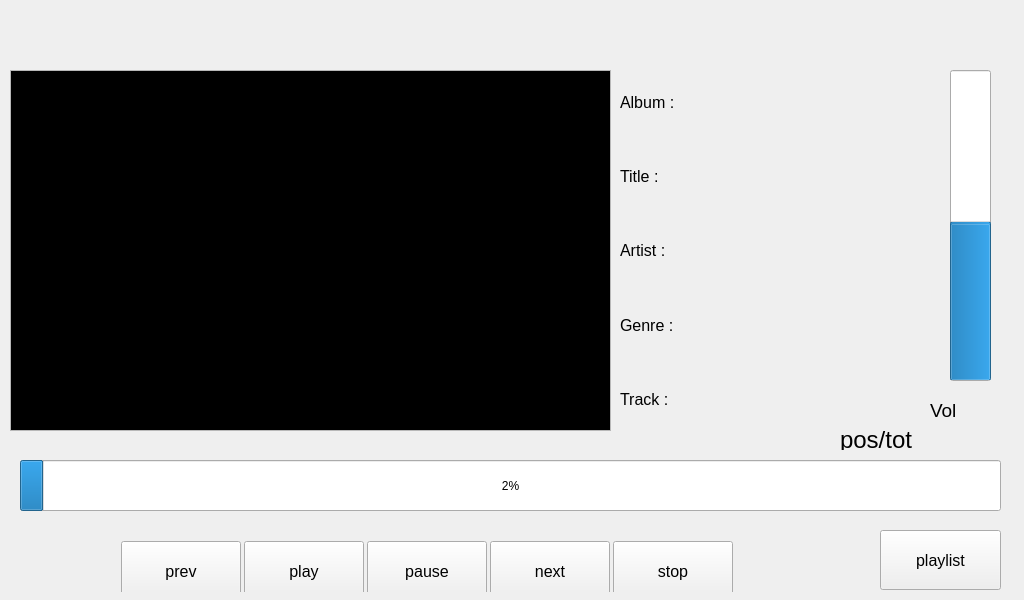
<?xml version="1.0" encoding="UTF-8"?>
<ui version="4.0">
 <class>MainWindow</class>
 <widget class="QMainWindow" name="MainWindow">
  <property name="geometry">
   <rect>
    <x>0</x>
    <y>0</y>
    <width>1024</width>
    <height>600</height>
   </rect>
  </property>
  <property name="mouseTracking">
   <bool>false</bool>
  </property>
  <property name="acceptDrops">
   <bool>false</bool>
  </property>
  <property name="windowTitle">
   <string>AudioPlayer</string>
  </property>
  <widget class="QWidget" name="centralWidget">
   <widget class="QGraphicsView" name="albumArtView">
    <property name="geometry">
     <rect>
      <x>10</x>
      <y>70</y>
      <width>601</width>
      <height>361</height>
     </rect>
    </property>
    <property name="palette">
     <palette>
      <active>
       <colorrole role="Base">
        <brush brushstyle="SolidPattern">
         <color alpha="255">
          <red>0</red>
          <green>0</green>
          <blue>0</blue>
         </color>
        </brush>
       </colorrole>
      </active>
      <inactive>
       <colorrole role="Base">
        <brush brushstyle="SolidPattern">
         <color alpha="255">
          <red>0</red>
          <green>0</green>
          <blue>0</blue>
         </color>
        </brush>
       </colorrole>
      </inactive>
      <disabled>
       <colorrole role="Base">
        <brush brushstyle="SolidPattern">
         <color alpha="255">
          <red>68</red>
          <green>68</green>
          <blue>68</blue>
         </color>
        </brush>
       </colorrole>
      </disabled>
     </palette>
    </property>
    <property name="mouseTracking">
     <bool>false</bool>
    </property>
    <property name="autoFillBackground">
     <bool>true</bool>
    </property>
    <property name="verticalScrollBarPolicy">
     <enum>Qt::ScrollBarAlwaysOff</enum>
    </property>
    <property name="horizontalScrollBarPolicy">
     <enum>Qt::ScrollBarAlwaysOff</enum>
    </property>
   </widget>
   <widget class="QWidget" name="layoutWidget">
    <property name="geometry">
     <rect>
      <x>110</x>
      <y>530</y>
      <width>631</width>
      <height>62</height>
     </rect>
    </property>
    <layout class="QHBoxLayout" name="playControlLayout">
     <item>
      <widget class="QPushButton" name="prevButton">
       <property name="minimumSize">
        <size>
         <width>120</width>
         <height>60</height>
        </size>
       </property>
       <property name="font">
        <font>
         <pointsize>12</pointsize>
        </font>
       </property>
       <property name="text">
        <string>prev</string>
       </property>
      </widget>
     </item>
     <item>
      <widget class="QPushButton" name="playButton">
       <property name="minimumSize">
        <size>
         <width>120</width>
         <height>60</height>
        </size>
       </property>
       <property name="font">
        <font>
         <pointsize>12</pointsize>
        </font>
       </property>
       <property name="text">
        <string>play</string>
       </property>
      </widget>
     </item>
     <item>
      <widget class="QPushButton" name="pauseButton">
       <property name="minimumSize">
        <size>
         <width>120</width>
         <height>60</height>
        </size>
       </property>
       <property name="font">
        <font>
         <pointsize>12</pointsize>
        </font>
       </property>
       <property name="text">
        <string>pause</string>
       </property>
      </widget>
     </item>
     <item>
      <widget class="QPushButton" name="nextButton">
       <property name="minimumSize">
        <size>
         <width>120</width>
         <height>60</height>
        </size>
       </property>
       <property name="font">
        <font>
         <pointsize>12</pointsize>
        </font>
       </property>
       <property name="text">
        <string>next</string>
       </property>
      </widget>
     </item>
     <item>
      <widget class="QPushButton" name="stopButton">
       <property name="minimumSize">
        <size>
         <width>120</width>
         <height>60</height>
        </size>
       </property>
       <property name="font">
        <font>
         <pointsize>12</pointsize>
        </font>
       </property>
       <property name="text">
        <string>stop</string>
       </property>
      </widget>
     </item>
    </layout>
   </widget>
   <widget class="QLabel" name="durationlabel">
    <property name="geometry">
     <rect>
      <x>840</x>
      <y>430</y>
      <width>161</width>
      <height>20</height>
     </rect>
    </property>
    <property name="font">
     <font>
      <pointsize>18</pointsize>
     </font>
    </property>
    <property name="layoutDirection">
     <enum>Qt::RightToLeft</enum>
    </property>
    <property name="text">
     <string>pos/tot</string>
    </property>
   </widget>
   <widget class="QProgressBar" name="progressBar">
    <property name="geometry">
     <rect>
      <x>20</x>
      <y>460</y>
      <width>981</width>
      <height>51</height>
     </rect>
    </property>
    <property name="minimumSize">
     <size>
      <width>0</width>
      <height>40</height>
     </size>
    </property>
    <property name="maximum">
     <number>1000</number>
    </property>
    <property name="value">
     <number>24</number>
    </property>
    <property name="textVisible">
     <bool>true</bool>
    </property>
    <property name="invertedAppearance">
     <bool>false</bool>
    </property>
   </widget>
   <widget class="QPushButton" name="playListButton">
    <property name="geometry">
     <rect>
      <x>880</x>
      <y>530</y>
      <width>121</width>
      <height>60</height>
     </rect>
    </property>
    <property name="minimumSize">
     <size>
      <width>120</width>
      <height>60</height>
     </size>
    </property>
    <property name="font">
     <font>
      <pointsize>12</pointsize>
     </font>
    </property>
    <property name="text">
     <string>playlist</string>
    </property>
   </widget>
   <widget class="QProgressBar" name="volumeProgressBar">
    <property name="geometry">
     <rect>
      <x>950</x>
      <y>70</y>
      <width>41</width>
      <height>311</height>
     </rect>
    </property>
    <property name="value">
     <number>50</number>
    </property>
    <property name="orientation">
     <enum>Qt::Vertical</enum>
    </property>
    <property name="invertedAppearance">
     <bool>false</bool>
    </property>
   </widget>
   <widget class="QLabel" name="volumelabel">
    <property name="geometry">
     <rect>
      <x>930</x>
      <y>400</y>
      <width>71</width>
      <height>20</height>
     </rect>
    </property>
    <property name="minimumSize">
     <size>
      <width>50</width>
      <height>0</height>
     </size>
    </property>
    <property name="font">
     <font>
      <pointsize>14</pointsize>
     </font>
    </property>
    <property name="layoutDirection">
     <enum>Qt::LeftToRight</enum>
    </property>
    <property name="text">
     <string>Vol</string>
    </property>
   </widget>
   <widget class="QWidget" name="layoutWidget">
    <property name="geometry">
     <rect>
      <x>620</x>
      <y>70</y>
      <width>301</width>
      <height>361</height>
     </rect>
    </property>
    <layout class="QVBoxLayout" name="verticalLayout">
     <property name="spacing">
      <number>30</number>
     </property>
     <property name="leftMargin">
      <number>0</number>
     </property>
     <property name="topMargin">
      <number>10</number>
     </property>
     <property name="bottomMargin">
      <number>10</number>
     </property>
     <item>
      <widget class="QLabel" name="labelAlbum">
       <property name="font">
        <font>
         <pointsize>12</pointsize>
        </font>
       </property>
       <property name="text">
        <string>Album :</string>
       </property>
      </widget>
     </item>
     <item>
      <widget class="QLabel" name="labelTitle">
       <property name="font">
        <font>
         <pointsize>12</pointsize>
        </font>
       </property>
       <property name="text">
        <string>Title :</string>
       </property>
      </widget>
     </item>
     <item>
      <widget class="QLabel" name="labelArtist">
       <property name="font">
        <font>
         <pointsize>12</pointsize>
        </font>
       </property>
       <property name="text">
        <string>Artist :</string>
       </property>
      </widget>
     </item>
     <item>
      <widget class="QLabel" name="labelGenre">
       <property name="font">
        <font>
         <pointsize>12</pointsize>
        </font>
       </property>
       <property name="text">
        <string>Genre :</string>
       </property>
      </widget>
     </item>
     <item>
      <widget class="QLabel" name="labelTrackNumber">
       <property name="font">
        <font>
         <pointsize>12</pointsize>
        </font>
       </property>
       <property name="text">
        <string>Track :</string>
       </property>
      </widget>
     </item>
    </layout>
   </widget>
   <zorder>layoutWidget</zorder>
   <zorder>albumArtView</zorder>
   <zorder>progressBar</zorder>
   <zorder>layoutWidget</zorder>
   <zorder>durationlabel</zorder>
   <zorder>playListButton</zorder>
   <zorder>volumeProgressBar</zorder>
   <zorder>volumelabel</zorder>
  </widget>
 </widget>
 <layoutdefault spacing="6" margin="11"/>
 <resources/>
 <connections/>
</ui>
